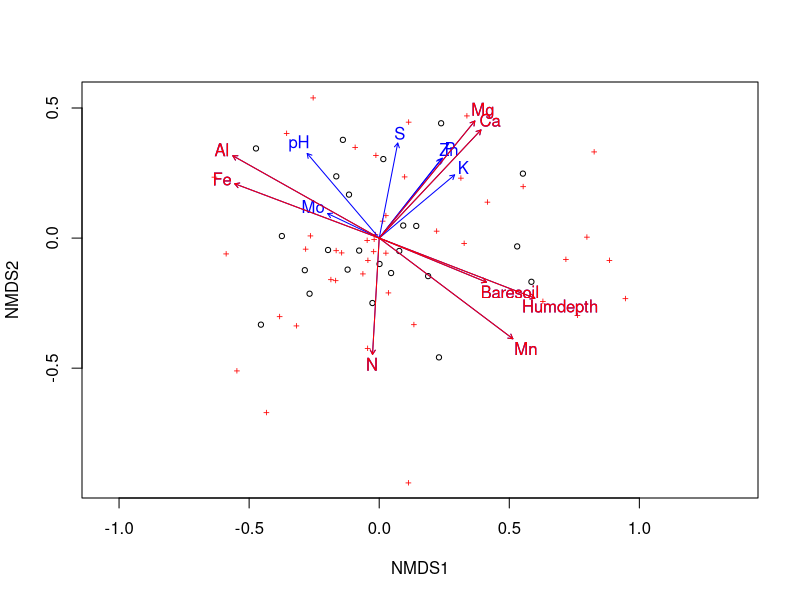
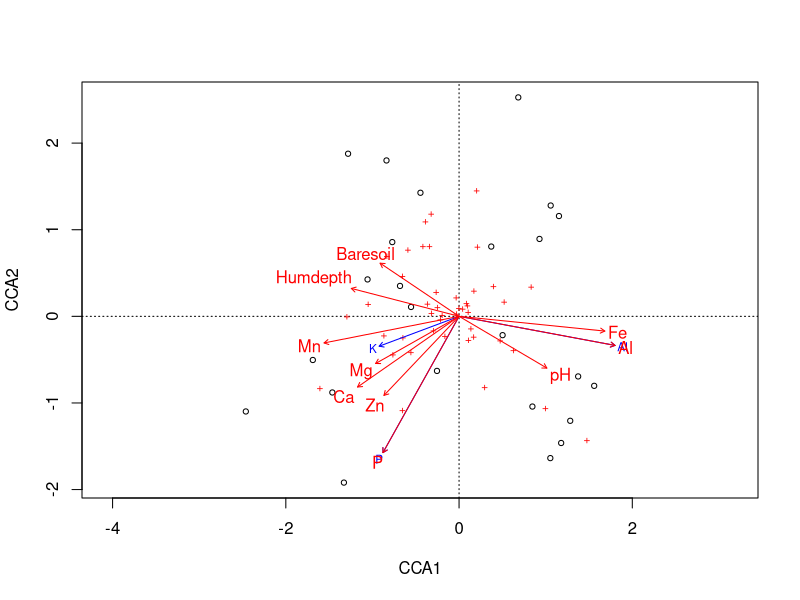
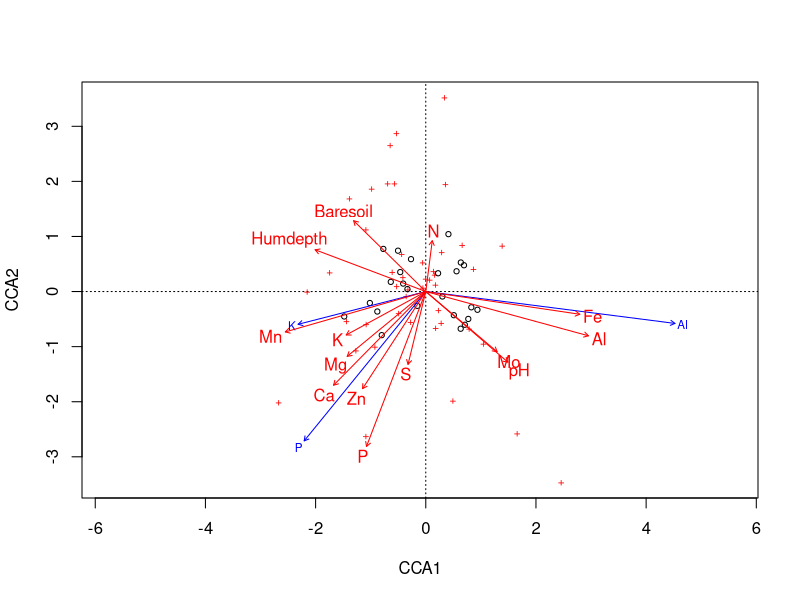
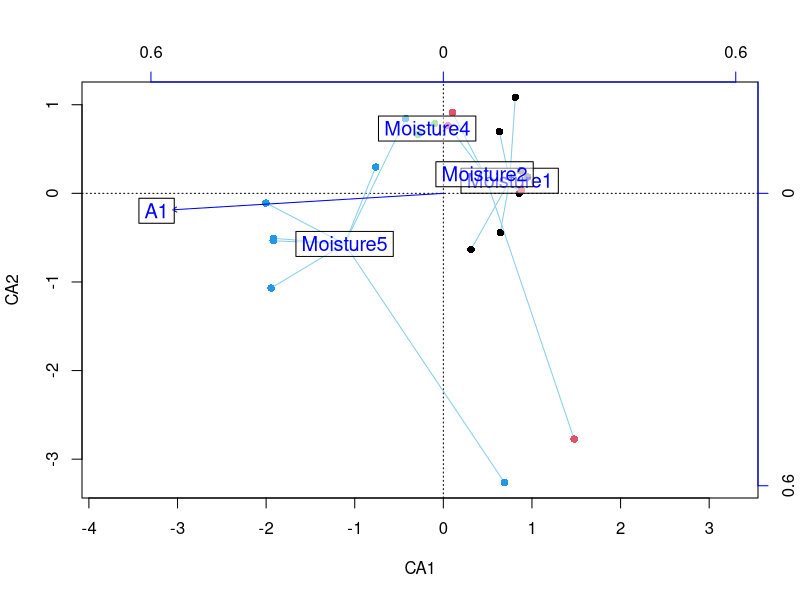
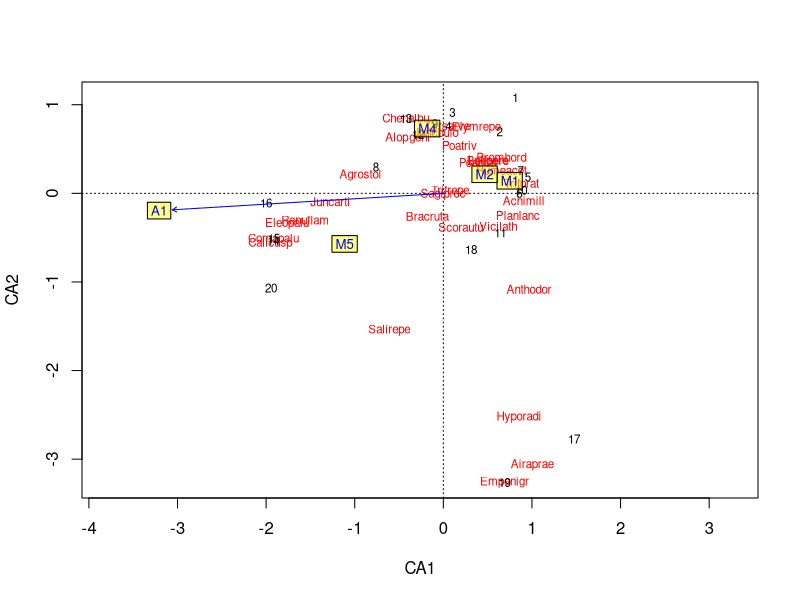

These charts were generated, in order, by the following R code:
library(vegan)


### Name: envfit
### Title: Fits an Environmental Vector or Factor onto an Ordination
### Aliases: envfit envfit.default envfit.formula vectorfit factorfit
###   plot.envfit scores.envfit labels.envfit
### Keywords: multivariate aplot htest

### ** Examples

data(varespec, varechem)
library(MASS)
ord <- metaMDS(varespec)
(fit <- envfit(ord, varechem, perm = 999))
scores(fit, "vectors")
plot(ord)
plot(fit)
plot(fit, p.max = 0.05, col = "red")
## Adding fitted arrows to CCA. We use "lc" scores, and hope
## that arrows are scaled similarly in cca and envfit plots
ord <- cca(varespec ~ Al + P + K, varechem)
plot(ord, type="p")
fit <- envfit(ord, varechem, perm = 999, display = "lc")
plot(fit, p.max = 0.05, col = "red")
## 'scaling' must be set similarly in envfit and in ordination plot
plot(ord, type = "p", scaling = "sites")
fit <- envfit(ord, varechem, perm = 0, display = "lc", scaling = "sites")
plot(fit, col = "red")

## Class variables, formula interface, and displaying the
## inter-class variability with ordispider, and semitransparent
## white background for labels (semitransparent colours are not
## supported by all graphics devices)
data(dune)
data(dune.env)
ord <- cca(dune)
fit <- envfit(ord ~ Moisture + A1, dune.env, perm = 0)
plot(ord, type = "n")
with(dune.env, ordispider(ord, Moisture, col="skyblue"))
with(dune.env, points(ord, display = "sites", col = as.numeric(Moisture),
                      pch=16))
plot(fit, cex=1.2, axis=TRUE, bg = rgb(1, 1, 1, 0.5))
## Use shorter labels for factor centroids
labels(fit)
plot(ord)
plot(fit, labels=list(factors = paste("M", c(1,2,4,5), sep = "")),
   bg = rgb(1,1,0,0.5))
